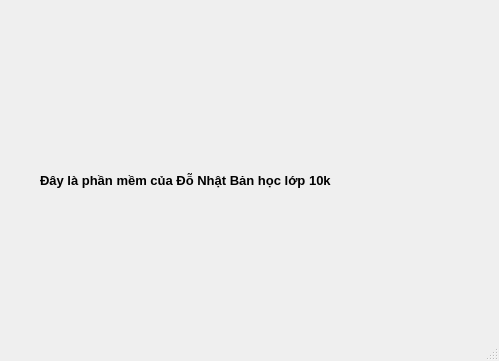
<?xml version="1.0" encoding="UTF-8"?>
<ui version="4.0">
 <class>MainWindow</class>
 <widget class="QMainWindow" name="MainWindow">
  <property name="geometry">
   <rect>
    <x>0</x>
    <y>0</y>
    <width>499</width>
    <height>361</height>
   </rect>
  </property>
  <property name="windowTitle">
   <string>MainWindow</string>
  </property>
  <widget class="QWidget" name="centralwidget">
   <widget class="QLabel" name="label">
    <property name="geometry">
     <rect>
      <x>40</x>
      <y>90</y>
      <width>451</width>
      <height>181</height>
     </rect>
    </property>
    <property name="text">
     <string>&lt;html&gt;&lt;head/&gt;&lt;body&gt;&lt;p&gt;&lt;span style=&quot; font-size:10pt; font-weight:600;&quot;&gt;Đây là phần mềm của Đỗ Nhật Bản học lớp 10k&lt;/span&gt;&lt;/p&gt;&lt;/body&gt;&lt;/html&gt;</string>
    </property>
   </widget>
  </widget>
  <widget class="QMenuBar" name="menubar">
   <property name="geometry">
    <rect>
     <x>0</x>
     <y>0</y>
     <width>499</width>
     <height>26</height>
    </rect>
   </property>
  </widget>
  <widget class="QStatusBar" name="statusbar"/>
 </widget>
 <resources/>
 <connections/>
</ui>
